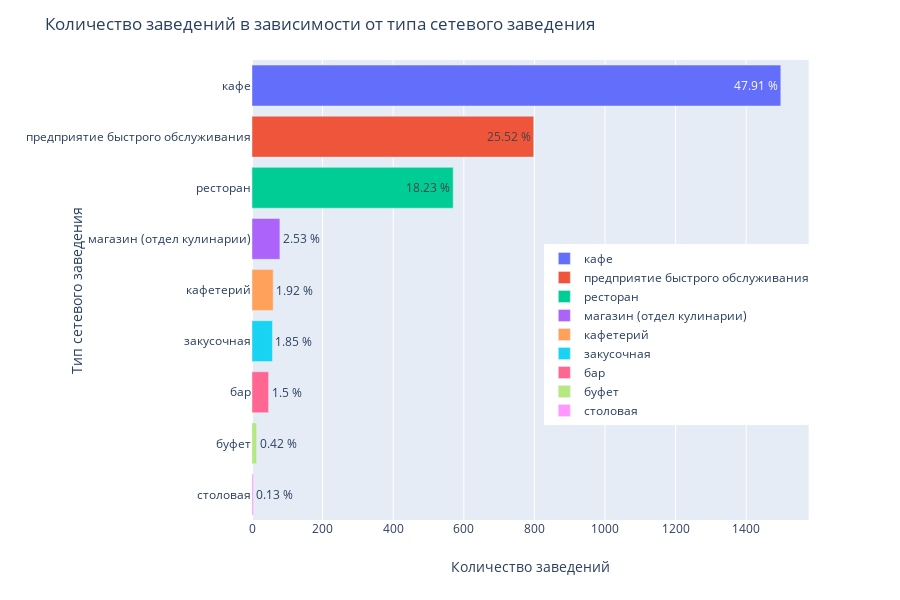

Notebook code for this chart:
### Code cell
# линейчая диаграмма, показывающая количества заведений каждого типа и какой процент они составляют от
# общего числа сетевых заведений
fig = px.bar(object_chain, x='quantity', y='object_type', text='percent', orientation='h', color='object_type')
fig.update_layout(
    title='Количество заведений в зависимости от типа сетевого заведения',
    xaxis_title='Количество заведений',
    yaxis_title='Тип сетевого заведения'
)
fig.update_layout(legend=dict(
        yanchor='top',
        y=0.60,
        xanchor="right",
        x=0.99
    )
                 )
for trace, percent in zip(fig.data, object_chain['percent']):
    trace.name = trace.name.split('=')[1]
fig.show()

### Figure 1 — Plotly figure (JSON) as saved in the notebook; plotly's stock layout.template omitted (floating-point values rounded to 4 significant figures)
{"data": [{"alignmentgroup": "True", "hoverlabel": {"namelength": 0}, "hovertemplate": "object_type=%{y}<br>quantity=%{x}<br>percent=%{text}", "legendgroup": "object_type=кафе", "marker": {"color": "#636efa"}, "name": "кафе", "offsetgroup": "object_type=кафе", "orientation": "h", "showlegend": true, "text": ["47.91 %"], "textposition": "auto", "type": "bar", "x": [1498], "xaxis": "x", "y": ["кафе"], "yaxis": "y"}, {"alignmentgroup": "True", "hoverlabel": {"namelength": 0}, "hovertemplate": "object_type=%{y}<br>quantity=%{x}<br>percent=%{text}", "legendgroup": "object_type=предприятие быстрого обслуживания", "marker": {"color": "#EF553B"}, "name": "предприятие быстрого обслуживания", "offsetgroup": "object_type=предприятие быстрого обслуживания", "orientation": "h", "showlegend": true, "text": ["25.52 %"], "textposition": "auto", "type": "bar", "x": [798], "xaxis": "x", "y": ["предприятие быстрого обслуживания"], "yaxis": "y"}, {"alignmentgroup": "True", "hoverlabel": {"namelength": 0}, "hovertemplate": "object_type=%{y}<br>quantity=%{x}<br>percent=%{text}", "legendgroup": "object_type=ресторан", "marker": {"color": "#00cc96"}, "name": "ресторан", "offsetgroup": "object_type=ресторан", "orientation": "h", "showlegend": true, "text": ["18.23 %"], "textposition": "auto", "type": "bar", "x": [570], "xaxis": "x", "y": ["ресторан"], "yaxis": "y"}, {"alignmentgroup": "True", "hoverlabel": {"namelength": 0}, "hovertemplate": "object_type=%{y}<br>quantity=%{x}<br>percent=%{text}", "legendgroup": "object_type=магазин (отдел кулинарии)", "marker": {"color": "#ab63fa"}, "name": "магазин (отдел кулинарии)", "offsetgroup": "object_type=магазин (отдел кулинарии)", "orientation": "h", "showlegend": true, "text": ["2.53 %"], "textposition": "auto", "type": "bar", "x": [79], "xaxis": "x", "y": ["магазин (отдел кулинарии)"], "yaxis": "y"}, {"alignmentgroup": "True", "hoverlabel": {"namelength": 0}, "hovertemplate": "object_type=%{y}<br>quantity=%{x}<br>percent=%{text}", "legendgroup": "object_type=кафетерий", "marker": {"color": "#FFA15A"}, "name": "кафетерий", "offsetgroup": "object_type=кафетерий", "orientation": "h", "showlegend": true, "text": ["1.92 %"], "textposition": "auto", "type": "bar", "x": [60], "xaxis": "x", "y": ["кафетерий"], "yaxis": "y"}, {"alignmentgroup": "True", "hoverlabel": {"namelength": 0}, "hovertemplate": "object_type=%{y}<br>quantity=%{x}<br>percent=%{text}", "legendgroup": "object_type=закусочная", "marker": {"color": "#19d3f3"}, "name": "закусочная", "offsetgroup": "object_type=закусочная", "orientation": "h", "showlegend": true, "text": ["1.85 %"], "textposition": "auto", "type": "bar", "x": [58], "xaxis": "x", "y": ["закусочная"], "yaxis": "y"}, {"alignmentgroup": "True", "hoverlabel": {"namelength": 0}, "hovertemplate": "object_type=%{y}<br>quantity=%{x}<br>percent=%{text}", "legendgroup": "object_type=бар", "marker": {"color": "#FF6692"}, "name": "бар", "offsetgroup": "object_type=бар", "orientation": "h", "showlegend": true, "text": ["1.5 %"], "textposition": "auto", "type": "bar", "x": [47], "xaxis": "x", "y": ["бар"], "yaxis": "y"}, {"alignmentgroup": "True", "hoverlabel": {"namelength": 0}, "hovertemplate": "object_type=%{y}<br>quantity=%{x}<br>percent=%{text}", "legendgroup": "object_type=буфет", "marker": {"color": "#B6E880"}, "name": "буфет", "offsetgroup": "object_type=буфет", "orientation": "h", "showlegend": true, "text": ["0.42 %"], "textposition": "auto", "type": "bar", "x": [13], "xaxis": "x", "y": ["буфет"], "yaxis": "y"}, {"alignmentgroup": "True", "hoverlabel": {"namelength": 0}, "hovertemplate": "object_type=%{y}<br>quantity=%{x}<br>percent=%{text}", "legendgroup": "object_type=столовая", "marker": {"color": "#FF97FF"}, "name": "столовая", "offsetgroup": "object_type=столовая", "orientation": "h", "showlegend": true, "text": ["0.13 %"], "textposition": "auto", "type": "bar", "x": [4], "xaxis": "x", "y": ["столовая"], "yaxis": "y"}], "layout": {"barmode": "relative", "height": 600, "legend": {"tracegroupgap": 0, "x": 0.99, "xanchor": "right", "y": 0.6, "yanchor": "top"}, "margin": {"t": 60}, "title": {"text": "Количество заведений в зависимости от типа сетевого заведения"}, "xaxis": {"anchor": "y", "domain": [0, 0.98], "title": {"text": "Количество заведений"}}, "yaxis": {"anchor": "x", "categoryarray": ["столовая", "буфет", "бар", "закусочная", "кафетерий", "магазин (отдел кулинарии)", "ресторан", "предприятие быстрого обслуживания", "кафе"], "categoryorder": "array", "domain": [0, 1], "title": {"text": "Тип сетевого заведения"}}}}
